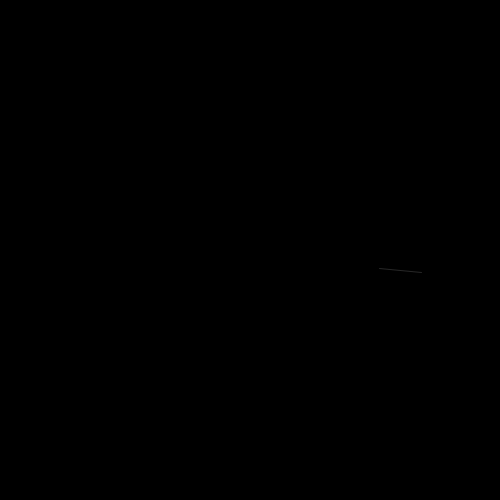
Frame 1 (no input)
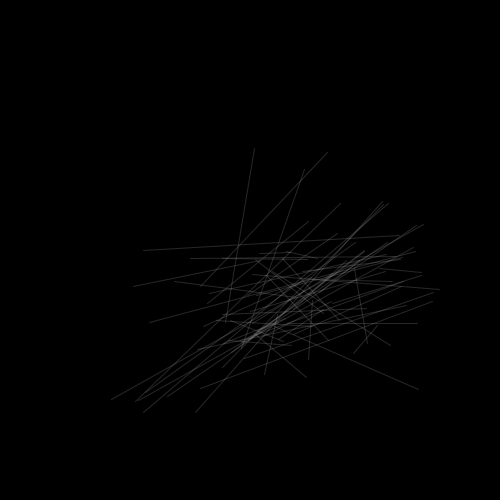
Frame 60 (the mouse pressed at the canvas centre just before this capture)
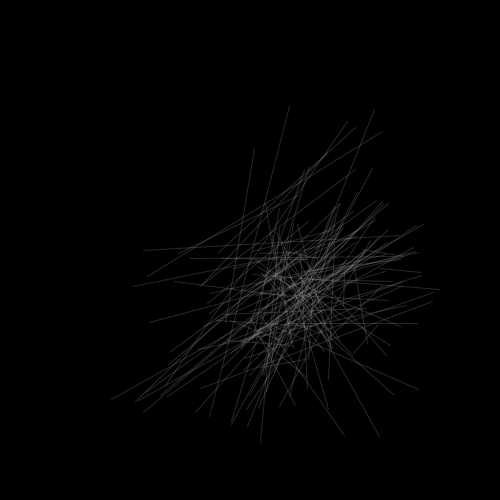
Frame 120 (the mouse held since frame 60 and released just before this capture)

The Processing sketch that drew these frames (run headless with seeded random() and noise(); from frame 60 on, the mouse is pressed at the canvas centre):

// Processing sketch: processing_52087
// ── processing_52087.pde

//--------------------------------------
// computer art 2012
// by antonio at 0280.org/processing
//---------------------------------------
// Lissajou Oscillation
//---------------------------------------

void setup() {
       size(500, 500);
       //noLoop();
       background(0);
       smooth();
       stroke (200,50); 
       strokeWeight(1);
       frameRate(120);
}
// variabili globali
float t = 0;
float ampx1 = 200;
float ampy1 = 150;
float omegax1 = 1;
float omegay1 = 6;
float phix1 = 0.0;
float phiy1 = 0.5;
float ampx2 = 180;
float ampy2 = 200;
float omegax2 = 6;
float omegay2 = 1;
float phix2 = 0.0;
float phiy2 = 0.5;
float velocity = 0.01;
int iterations = 1000;

void draw() {
  if (frameCount < iterations) {
    	    float x1 = random(ampx1)*cos(omegax1*t+phix1)+width/2;
    	    float y1 = random(ampy1)*sin(omegay1*t+phiy1)+height/2;
    	    float x2 = random(ampx2)*cos(omegax2*t+phix2)+width/2;
    	    float y2 = random(ampy2)*sin(omegay2*t+phiy2)+height/2;
    	    t += velocity;
            line(x1,y1,x2,y2);
  }
}
